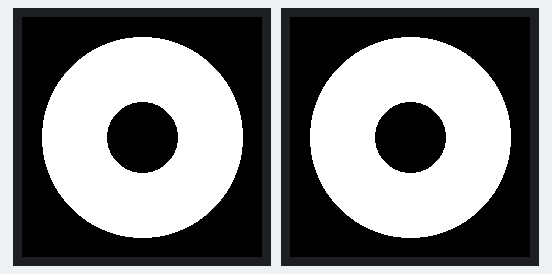
Bench run of a sketch on a simulated Arduino Mega 2560, built for the host (arithmetic inside an expression is 32-bit, double 64-bit). Parts: 2 × 240×240 colour display. What the sketch prints to the serial monitor is not drawn.

Above: at 1.0 s.

The sketch:

screen_alert_test.ino
```cpp
// Isolated screen-drawing test: left eye display only, ALERT mood only.
// No servos, no sound, no mic/range sensors, no serial mood switching,
// no Matrix mode -- just the SPI/display wiring and the ALERT eye frame,
// lifted straight from CatBot.ino's drawEyeFrame()/ALERT_PUPIL_RADIUS.

#include <SPI.h>
#include <Adafruit_GFX.h>
#include <Adafruit_GC9A01A.h>

const int TFT_SCLK = 18; // SCL
const int TFT_MOSI = 23; // SDA
const int TFT_DC   = 22;
const int LEFT_TFT_CS = 5;
const int LEFT_TFT_DC = 13;
const int LEFT_TFT_RST  = 19;
const int RIGHT_TFT_CS = 4;
const int RIGHT_TFT_RST  = 21;

Adafruit_GC9A01A leftEyeTft(&SPI, TFT_DC, LEFT_TFT_CS, LEFT_TFT_RST);
Adafruit_GC9A01A rightEyeTft(&SPI, TFT_DC, RIGHT_TFT_CS, RIGHT_TFT_RST);

const int ALERT_PUPIL_RADIUS = 35;

// No-iris face: black ring around the edge, white background inside it,
// a single black pupil -- identical to CatBot.ino's drawEyeFrame().
void drawEyeFrame(Adafruit_GC9A01A &display, int pupilRadius, int offsetX, int offsetY) {
  int centerX = display.width() / 2;
  int centerY = display.height() / 2;
  int whiteRadius = min(display.width(), display.height()) / 2 - 20;

  display.fillScreen(GC9A01A_BLACK);
  display.fillCircle(centerX, centerY, whiteRadius, display.color565(255, 255, 255));
  display.fillCircle(centerX + offsetX, centerY + offsetY, pupilRadius, GC9A01A_BLACK);
}

void setup() {
  Serial.begin(115200);
  delay(500);

  SPI.begin(TFT_SCLK, -1, TFT_MOSI, -1);

  leftEyeTft.begin();
  rightEyeTft.begin();

  // Panel is physically mounted upside down -- flip the drawing coordinate
  // system 180deg here, same as CatBot.ino.
  leftEyeTft.setRotation(2);
  rightEyeTft.setRotation(2);

  drawEyeFrame(leftEyeTft, ALERT_PUPIL_RADIUS, 0, 0);
  drawEyeFrame(rightEyeTft, ALERT_PUPIL_RADIUS, 0, 0);

  Serial.println("Left eye: ALERT mood drawn. Nothing else is running.");
}

void loop() {
  // Static face -- nothing to do here.
}
```
